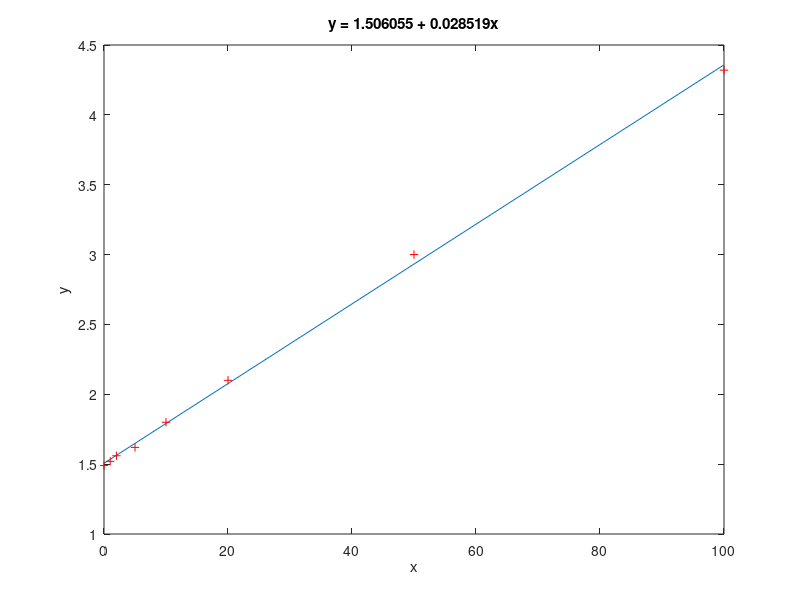

MATLAB code for this plot:
% MATLAB code for finding the best fit line using least squares method.
input = [...
  
0,1.49;
1, 1.52;...
  2, 1.56;...
  5,1.62 ;...
  10, 1.8;...
  20, 2.1;...
  50, 3;
  100,4.32;];

m = size(input, 1);
n = size(input, 2);
x = input(:,1:n-1);
y = input(:,n);

X = ones(m, n);
X(:,2:n) = input(:,1:n-1);


a = (X' * X) \ (X' * y)
b = X*a
least_square_error = sum((b - y) .^ 2)

% Plot the best fit line.
plot(x, b);
title(sprintf('y = %f + %fx', a(1), a(2)));
xlabel('x');
ylabel('y');

hold on;
% Plot the input data.
plot(x, y, '+r');
hold off;
pause;
